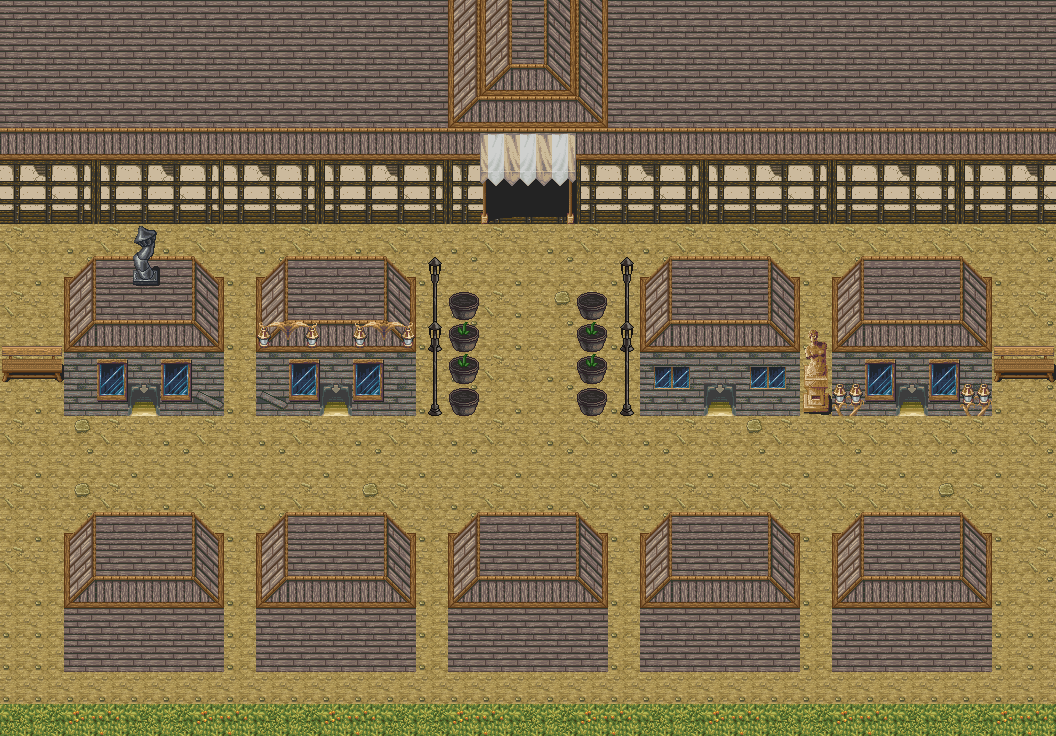

This is a level from a 2D game, rendered from its Tiled map with the project's own tilesets. A one-line summary and the map file follow, with tile-layer data summarised:
An orthogonal 33x23 tile map with 32x32 px tiles, 4 tile layers (foreground, foreground2, obstacles, obstacles2) and 11 objects (9x shop, 2x portal).

<map version="1.0" tiledversion="1.0.3" orientation="orthogonal" renderorder="right-down" width="33" height="23" tilewidth="32" tileheight="32" nextobjectid="19">
 <tileset firstgid="1" name="townSet" tilewidth="32" tileheight="32" tilecount="900" columns="30">
  <image source="../../assets/townSet.png" width="960" height="960" />
 </tileset>
 <layer name="foreground" width="33" height="23">
  <data>[759 cells, 537 non-empty, 13 distinct tile ids]</data>
 </layer>
 <layer name="foreground2" width="33" height="23">
  <data>[759 cells, 13 non-empty, 10 distinct tile ids]</data>
 </layer>
 <layer name="obstacles" width="33" height="23">
  <data>[759 cells, 502 non-empty, 32 distinct tile ids]</data>
 </layer>
 <layer name="obstacles2" width="33" height="23">
  <data>[759 cells, 37 non-empty, 17 distinct tile ids]</data>
 </layer>
 <objectgroup name="objectsLayer">
  <object id="5" name="armor" type="shop" x="256" y="256" width="160" height="160" />
  <object id="6" name="other" type="shop" x="640" y="256" width="160" height="160" />
  <object id="7" name="inn" type="shop" x="832" y="256" width="160" height="160" />
  <object id="8" name="mine" type="shop" x="480" y="128" width="96" height="96" />
  <object id="9" name="entrance" type="portal" x="0" y="416" width="64" height="96" />
  <object id="10" name="exit" type="portal" x="992" y="416" width="64" height="96" />
  <object id="13" name="otherEntrance" type="shop" x="704" y="384" width="32" height="32" />
  <object id="14" name="innEntrance" type="shop" x="896" y="384" width="32" height="32" />
  <object id="16" name="weapons" type="shop" x="64" y="256" width="160" height="160" />
  <object id="17" name="weaponsEntrance" type="shop" x="128" y="384" width="32" height="32" />
  <object id="18" name="armorEntrance" type="shop" x="320" y="384" width="32" height="32" />
 </objectgroup>
</map>
